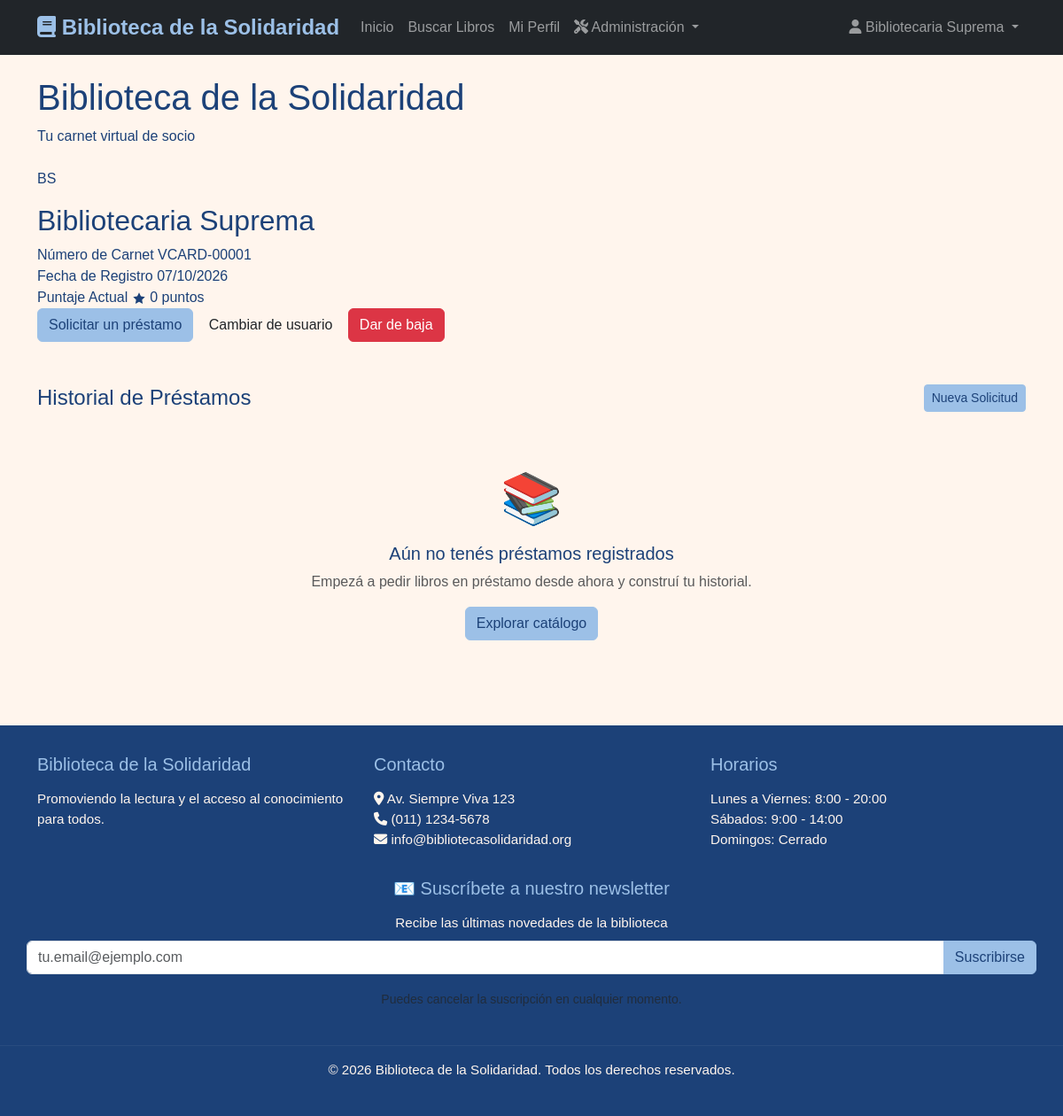
The page /users/carnet/ (signed in) on the database its author committed.
### apps/users/models.py (models this page shows, shortened)
class User(AbstractUser):
    ROLES = (
        ('reader', 'Lector'),
        ('librarian', 'Bibliotecario'),
        ('admin', 'Administrador')
    )
    role = models.CharField(max_length=10, choices=ROLES, default='reader')
    dni = models.CharField(
            max_length=20,
            unique=True,
            validators=[validate_dni],
            help_text="Formato: 12345678 o 12.345.678"
        )
    address = models.TextField()
    phone = models.CharField(max_length=20)
    score = models.FloatField(default=5.0)
    is_active_member = models.BooleanField(default=True)
    suspension_end_date = models.DateField(null=True, blank=True)
    class Meta:
        db_table = 'users'
        verbose_name = 'Usuario'
        verbose_name_plural = 'Usuarios'

class UserProfile(models.Model):
    user = models.OneToOneField(User, on_delete=models.CASCADE, related_name='profile')
    virtual_card_id = models.CharField(max_length=50, unique=True)
    registration_date = models.DateTimeField(auto_now_add=True)
    profile_picture = models.CharField(max_length=255, choices=AVATAR_CHOICES, default=random_avatar)
    favorite_categories = models.ManyToManyField('books.Category')
    favorite_books = models.ManyToManyField('books.Book', blank=True)
    newsletter_subscribed = models.BooleanField(default=True)
    profile_picture = models.ImageField(null=True, blank=True, choices=AVATAR_CHOICES, default=random_avatar)
    fecha_nacimiento = models.DateField(null=True, blank=True)
    class Meta:
        db_table = 'user_profiles'
        verbose_name = 'Perfil de Usuario'
        verbose_name_plural = 'Perfiles de Usuario'

### apps/users/views.py (the view)
# urls.py: path('carnet/', CarnetView.as_view(), name='virtual_card'),
class CarnetView(LoginRequiredMixin, DetailView):
    model = UserProfile
    template_name = 'users/carnet-virtual.html'
    context_object_name = 'profile'
    def get_object(self):
        return get_object_or_404(
            UserProfile.objects.select_related('user'),
            user=self.request.user,
        )
    def get_context_data(self, **kwargs):
        ctx = super().get_context_data(**kwargs)
        profile = self.object
        user = profile.user
        loans = list(
            Loan.objects
            .filter(user=user)
            .select_related('book')
            .prefetch_related('book__authors')
            .order_by('-loan_date')
        )
        total_points = 0
        for loan in loans:
            loan.points = calculate_loan_points(loan)
            total_points += loan.points
        active_loans = [l for l in loans if l.status == 'active']
        past_loans = [l for l in loans if l.status != 'active']
        ctx.update({
            'user': user,
            'loans': loans,
            'active_loans': active_loans,
            'past_loans': past_loans,
            'total_points': total_points,
            'loans_count': len(loans),
            'active_loans_count': len(active_loans),
        })
        return ctx

### templates/users/carnet-virtual.html (shortened to what this page needs)
{% extends 'base.html' %}
{% load static %}
{% block content %}
<div class="container py-4">
    <header class="mb-4">
        <h1>Biblioteca de la Solidaridad</h1>
        <p class="subtitle">Tu carnet virtual de socio</p>
    </header>
    <main class="card-carnet">
        <div class="row g-0">
            <div class="avatar-container">
                {% if profile.avatar %}
                    <img src="{% static user.profile.profile_picture %}" alt="Avatar de {{ user.get_full_name }}" class="avatar">
                {% else %}
                    <div class="avatar avatar-placeholder">
                        {{ user.first_name|first|upper }}{{ user.last_name|first|upper }}
                    </div>
                {% endif %}
            </div>
            <div class="user-info">
                <h2 class="user-name">{{ user.get_full_name|default:user.username }}</h2>
                <div class="user-details">
                    <div class="detail-item">
                        <span class="detail-label">Número de Carnet</span>
                        <span class="detail-value">{{ profile.virtual_card_id|default:"—" }}</span>
                    </div>
                    <div class="detail-item">
                        <span class="detail-label">Fecha de Registro</span>
                        <span class="detail-value">{{ user.date_joined|date:"d/m/Y" }}</span>
                    </div>
                    <div class="detail-item">
                        <span class="detail-label">Puntaje Actual</span>
                        <span class="puntaje">
                            <svg width="16" height="16" viewBox="0 0 24 24" fill="none">
                                <path d="M12 2L15.09 8.26L22 9.27L17 14.14L18.18 21.02L12 17.77L5.82 21.02L7 14.14L2 9.27L8.91 8.26L12 2Z" fill="currentColor"/>
                            </svg>
                            {{ total_points }} puntos
                        </span>
                    </div>
        </div>
            </div>
            <div class="card-actions">
                <a href="{% url 'loans' %}" class="btn btn-primary">
                    Solicitar un préstamo
                </a>
                <a href="{% url 'logout' %}" class="btn btn-outline">
                    Cambiar de usuario
                </a>
                <button type="button" class="btn btn-danger" data-bs-toggle="modal" data-bs-target="#bajaModal">
                    Dar de baja
                </button>
            </div>
        </div>
    </main>
    <section class="history-section mt-5">
        <div class="section-header d-flex justify-content-between align-items-center mb-3">
            <h2 class="h4 mb-0">Historial de Préstamos</h2>
            <a href="{% url 'loans' %}" class="btn btn-primary btn-sm">Nueva Solicitud</a>
        </div>
        {% if loans %}
            <div class="table-responsive">
                <table class="table table-hover align-middle">
                    <thead class="table-light">
                        <tr>
                            <th>Libro</th>
                            <th>Fecha Préstamo</th>
                            <th>Fecha Devolución</th>
                            <th>Estado</th>
                            <th>Puntos</th>
                        </tr>
                    </thead>
                    <tbody>
                        {% for loan in loans %}
                            <tr>
                                <td>
                                    <strong>
                                        <a href="{% url 'book_detail' loan.book.pk %}"
                                           class="text-decoration-none">
                                            {{ loan.book.title }}
                                        </a>
                                    </strong><br>
                                    <small class="text-muted">{{ loan.book.get_authors_display }}</small>
                                </td>
                                <td>{{ loan.loan_date|date:"d/m/Y"|default:"—" }}</td>
                                <td>{{ loan.return_date|date:"d/m/Y"|default:"—" }}</td>
                                <td>
                                    {% if loan.status == 'active' %}
                                        <span class="badge bg-warning text-dark">En préstamo</span>
                                    {% elif loan.status == 'returned' %}
                                        <span class="badge bg-success">Devuelto</span>
                                    {% elif loan.status == 'late' %}
                                        <span class="badge bg-danger">Devuelto con retraso</span>
                                    {% else %}
                                        <span class="badge bg-secondary">{{ loan.get_status_display }}</span>
                                    {% endif %}
                                </td>
                                <td>
                                    {% if loan.points %}
                                        <span class="{% if loan.points > 0 %}text-success{% else %}text-danger{% endif %} fw-bold">
                                            {% if loan.points > 0 %}+{% endif %}{{ loan.points }}
                                        </span>
                                    {% else %}
                                        <span class="text-muted">—</span>
                                    {% endif %}
                                </td>
                            </tr>
                        {% endfor %}
                    </tbody>
                </table>
            </div>
        {% else %}
            <div class="empty-state text-center py-5">
                <div class="display-4 mb-3">📚</div>
                <h3 class="h5">Aún no tenés préstamos registrados</h3>
                <p class="text-muted">
                    Empezá a pedir libros en préstamo desde ahora y construí tu historial.
                </p>
                <a href="{% url 'book_list' %}" class="btn btn-primary">
                    Explorar catálogo
                </a>
            </div>
        {% endif %}
    </section>
</div>
{% endblock %}

### templates/base.html (shortened to what this page needs)
{% load static %}
<!DOCTYPE html>
<html lang="es">
<head>
    <link href="https://cdn.jsdelivr.net/npm/bootstrap@5.3.0/dist/css/bootstrap.min.css" rel="stylesheet">
    <link rel="stylesheet" href="https://cdnjs.cloudflare.com/ajax/libs/font-awesome/6.4.0/css/all.min.css">
    <link rel="stylesheet" href="{% static 'css/styles.css' %}">
</head>
<body>
<nav class="navbar navbar-expand-lg navbar-dark bg-dark">
    <div class="container">
        <a class="navbar-brand" href="{% url 'home' %}">
            <i class="fas fa-book"></i> Biblioteca de la Solidaridad
        </a>
        <div class="collapse navbar-collapse" id="navbarNav">
            <ul class="navbar-nav me-auto">
                <li class="nav-item">
                    <a class="nav-link" href="{% url 'home' %}">Inicio</a>
                </li>
                <li class="nav-item">
                    <a class="nav-link" href="{% url 'book_search' %}">Buscar Libros</a>
                </li>
                {% if user.is_authenticated %}
                <li class="nav-item">
                    <a class="nav-link" href="{% url 'profile' %}">Mi Perfil</a>
                </li>
                {% if user.role == 'librarian' or user.role == 'admin' %}
                <li class="nav-item dropdown">
                    <a class="nav-link dropdown-toggle" href="#" id="adminDropdown" role="button" data-bs-toggle="dropdown" aria-expanded="false">
                        <i class="fas fa-tools"></i> Administración
                    </a>
                </li>
                {% endif %}
                {% endif %}
            </ul>
            <ul class="navbar-nav">
                {% if user.is_authenticated %}
                <li class="nav-item dropdown">
                    <a class="nav-link dropdown-toggle" href="#" role="button" data-bs-toggle="dropdown">
                        <i class="fas fa-user"></i> {{ user.get_full_name|default:user.username }}
                    </a>
                </li>
                {% endif %}
            </ul>
        </div>
    </div>
</nav>
    <main>
        {% block content %}{% endblock %}
    </main>
    <br>
    <footer class="footer">
        <div class="container">
            <div class="row">
                <div class="col-md-4">
                    <h5>Biblioteca de la Solidaridad</h5>
                    <p>Promoviendo la lectura y el acceso al conocimiento para todos.</p>
                </div>
                <div class="col-md-4">
                    <h5>Contacto</h5>
                    <p>
                        <i class="fas fa-map-marker-alt"></i> Av. Siempre Viva 123<br>
                        <i class="fas fa-phone"></i> (011) 1234-5678<br>
                        <i class="fas fa-envelope"></i> info@bibliotecasolidaridad.org
                    </p>
                </div>
                <div class="col-md-4">
                    <h5>Horarios</h5>
                    <p>
                        Lunes a Viernes: 8:00 - 20:00<br>
                        Sábados: 9:00 - 14:00<br>
                        Domingos: Cerrado
                    </p>
                </div>
                <div class="card-body text-center">
                    <br>
                    <div>
                        <h5>📧 Suscríbete a nuestro newsletter</h5>
                        <p>Recibe las últimas novedades de la biblioteca</p>
                        <form method="post" action="{% url 'subscribe_newsletter' %}">
                            <div class="input-group mb-3">
                                <input type="email" name="email" class="form-control" placeholder="tu.email@ejemplo.com"
                                    required>
                                <button class="btn btn-primary" type="submit">Suscribirse</button>
                            </div>
                        </form>
                        <small class="text-muted">Puedes cancelar la suscripción en cualquier momento.</small>
                    </div>
                </div>
            </div>
            <br>
        </div>
        <hr>
        <div class="text-center">
            <p>&copy; 2026 Biblioteca de la Solidaridad. Todos los derechos reservados.</p>
        </div>
    </footer>
</body>
</html>

### static/css/styles.css (style rules this page uses)
:root { --orange: #ec6144; --yellow: #ef9f52; --pink: #f4aab6; --light-blue: #9cc0e7; --white: #fff5ed; --blue: #1c4178; --font-display: 'Poppins', sans-serif; --font-body: 'Inter', sans-serif; --radius-sm: 8px; --radius-md: 12px; --radius-lg: 16px; --radius-xl: 24px; --shadow-sm: 0 2px 4px rgba(0, 0, 0, 0.05); --shadow-md: 0 4px 12px rgba(0, 0, 0, 0.08); --shadow-lg: 0 10px 25px rgba(0, 0, 0, 0.1); --shadow-xl: 0 20px 40px rgba(0, 0, 0, 0.15); --transition: all 0.3s ease; }
html, body { height: 100%; margin: 0; }
body { font-family: Arial, sans-serif; background-color: var(--white); color: var(--blue); display: flex; flex-direction: column; min-height: 100vh; }
main { flex: 1 0 auto; }
.footer { flex-shrink: 0; background-color: var(--blue); padding: 2rem 0; color: var(--white); }
.navbar-brand { font-weight: bold; font-size: 1.5rem; color: var(--light-blue); }
.footer hr { border-color: rgba(255, 255, 255, 0.2); }
.footer h5 { color: var(--light-blue); margin-bottom: 1rem; }
.footer p { margin-bottom: 0.5rem; font-size: 0.95rem; }
form input, form select, form textarea { width: 100%; border-radius: 0.4rem; border: 1px solid #ced4da; padding: 0.55rem 0.75rem; font-size: 1rem; background-color: #fff; transition: all 0.2s ease-in-out; }
.btn-primary { background-color: var(--light-blue); border-color: var(--light-blue); color: var(--blue); }
.avatar-container { position: relative; display: inline-block; width: 40px; height: 40px; }

### rows shown on the page
User: get_full_name "Bibliotecaria Suprema", first_name|first "B", last_name|first "S", date_joined "07/10/2026"
UserProfile: virtual_card_id "VCARD-00001"

### other values the page prints
{{ total_points }} "0"
